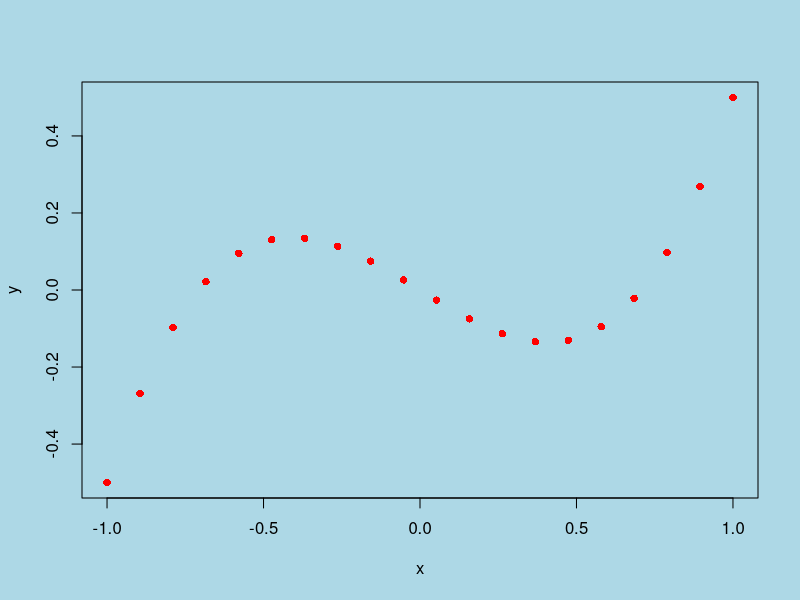

Recreate this plot in R.
X11()

x <- seq(-1, 1, length.out=20)
y <- x^3-0.5*x

par(bg='light blue')
plot(x, y, pch=16, col='red', cex=1)

z <- locator(1)
